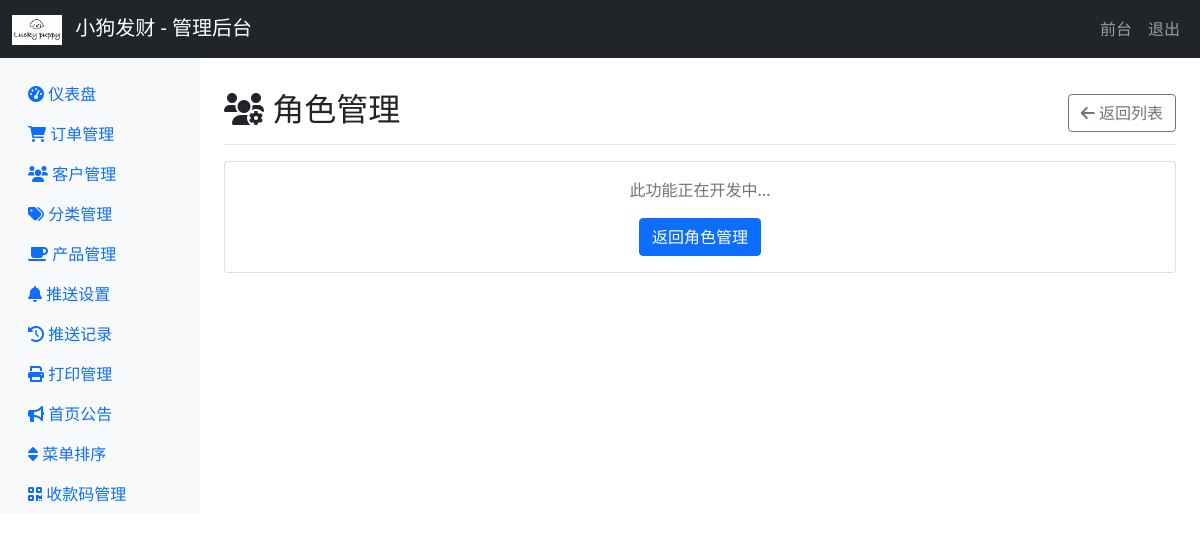
The page /admin/admin_roles (signed in) on the database its author committed.
### app/models.py (models this page shows, shortened)
class MenuConfig(db.Model):
    id = db.Column(db.Integer, primary_key=True)
    menu_key = db.Column(db.String(50), unique=True, nullable=False)  # 菜单唯一标识
    menu_name = db.Column(db.String(100), nullable=False)  # 菜单显示名称
    menu_icon = db.Column(db.String(50), nullable=False)  # 菜单图标
    menu_url = db.Column(db.String(200), nullable=True)  # 菜单链接
    parent_key = db.Column(db.String(50), nullable=True)  # 父菜单标识
    sort_order = db.Column(db.Integer, default=0)  # 排序顺序
    is_active = db.Column(db.Boolean, default=True)  # 是否启用
    is_visible = db.Column(db.Boolean, default=True)  # 是否显示
    created_at = db.Column(db.DateTime, default=datetime.utcnow)
    updated_at = db.Column(db.DateTime, default=datetime.utcnow, onupdate=datetime.utcnow)

### app/admin/routes.py (the view)
@bp.route('/admin_roles')
@admin_required
def admin_roles():
    roles = AdminRole.query.order_by(AdminRole.created_at.desc()).all()
    return render_template('admin/admin_roles.html', roles=roles)

### app/__init__.py (called while the page is built)
def create_app():
    app = Flask(__name__, template_folder='../templates', static_folder='../static')
    app.config.from_object(Config)
    from app.models import db
    db.init_app(app)
    from app.main import bp as main_bp
    app.register_blueprint(main_bp)
    from app.admin import bp as admin_bp
    app.register_blueprint(admin_bp, url_prefix='/admin')
    from app.admin.print_routes import bp as print_bp
    app.register_blueprint(print_bp)
    @app.template_global()
    def get_admin_menu_items():
        from app.models import MenuConfig
        try:
            menus = MenuConfig.query.filter_by(is_active=True, is_visible=True).order_by(MenuConfig.sort_order).all()
            return menus
        except:
            return []
    return app

### app/admin/routes.py (called while the page is built)
def admin_required(f):
    @wraps(f)
    def decorated_function(*args, **kwargs):
        if not session.get('is_admin'):
            flash('请先登录管理员账户', 'error')
            return redirect(url_for('admin.login'))
        return f(*args, **kwargs)
    return decorated_function

### templates/admin/admin_roles.html (shortened to what this page needs)
{% extends "admin/base.html" %}
{% block content %}
<div class="d-flex justify-content-between flex-wrap flex-md-nowrap align-items-center pt-3 pb-2 mb-3 border-bottom">
    <h1 class="h2">
        <i class="fas fa-users-cog"></i> 角色管理
    </h1>
    <div class="btn-toolbar mb-2 mb-md-0">
        <a href="{{ url_for('admin.admin_roles') }}" class="btn btn-outline-secondary">
            <i class="fas fa-arrow-left"></i> 返回列表
        </a>
    </div>
</div>
<div class="card">
    <div class="card-body">
        <p class="text-center text-muted">此功能正在开发中...</p>
        <div class="text-center">
            <a href="{{ url_for('admin.admin_roles') }}" class="btn btn-primary">返回角色管理</a>
        </div>
    </div>
</div>
{% endblock %}

### templates/admin/base.html (shortened to what this page needs)
<!DOCTYPE html>
<html lang="zh-CN">
<head>
    <link href="https://cdn.jsdelivr.net/npm/bootstrap@5.1.3/dist/css/bootstrap.min.css" rel="stylesheet">
    <link href="https://cdnjs.cloudflare.com/ajax/libs/font-awesome/6.0.0/css/all.min.css" rel="stylesheet">
</head>
<body>
    <nav class="navbar navbar-expand-lg navbar-dark bg-dark">
        <div class="container-fluid">
            <a class="navbar-brand" href="{{ url_for('admin.dashboard') }}">
                <img src="{{ url_for('static', filename='logo/logo.png') }}" alt="小狗发财" height="30" class="me-2">
                小狗发财 - 管理后台
            </a>
            <div class="navbar-nav ms-auto">
                <a class="nav-link" href="{{ url_for('main.index') }}">前台</a>
                <a class="nav-link" href="{{ url_for('admin.logout') }}">退出</a>
            </div>
        </div>
    </nav>
    <div class="container-fluid">
        <div class="row">
            <nav class="col-md-2 d-md-block bg-light sidebar">
                <div class="position-sticky pt-3">
                    <ul class="nav flex-column">
                        {% set menu_items = get_admin_menu_items() %}
                        {% for menu in menu_items %}
                        <li class="nav-item">
                            <a class="nav-link" href="{{ url_for(menu.menu_url) if menu.menu_url else '#' }}">
                                <i class="{{ menu.menu_icon }}"></i> {{ menu.menu_name }}
                            </a>
                        </li>
                        {% endfor %}
                    </ul>
                </div>
            </nav>
            <main class="col-md-10 ms-sm-auto px-md-4">
                <div class="pt-3">
                    {% block content %}{% endblock %}
                </div>
            </main>
        </div>
    </div>
</body>
</html>

### rows shown on the page
MenuConfig: menu_name "仪表盘"
MenuConfig: menu_name "订单管理"
MenuConfig: menu_name "客户管理"
MenuConfig: menu_name "分类管理"
MenuConfig: menu_name "产品管理"
MenuConfig: menu_name "推送设置"
MenuConfig: menu_name "推送记录"
MenuConfig: menu_name "打印管理"
MenuConfig: menu_name "首页公告"
MenuConfig: menu_name "菜单排序"
MenuConfig: menu_name "收款码管理"
